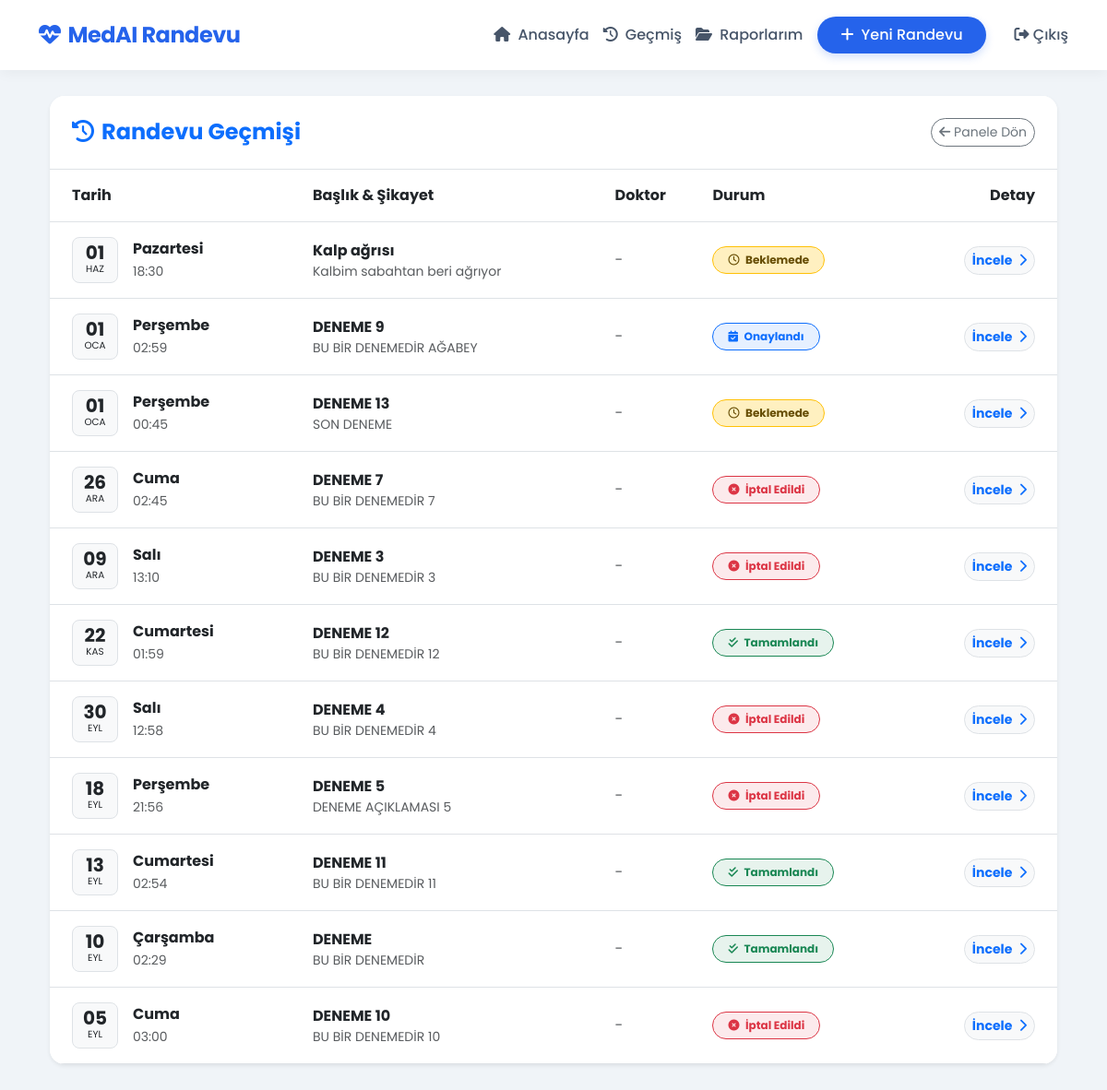
The page /history/ (signed in) on the database as committed earlier.
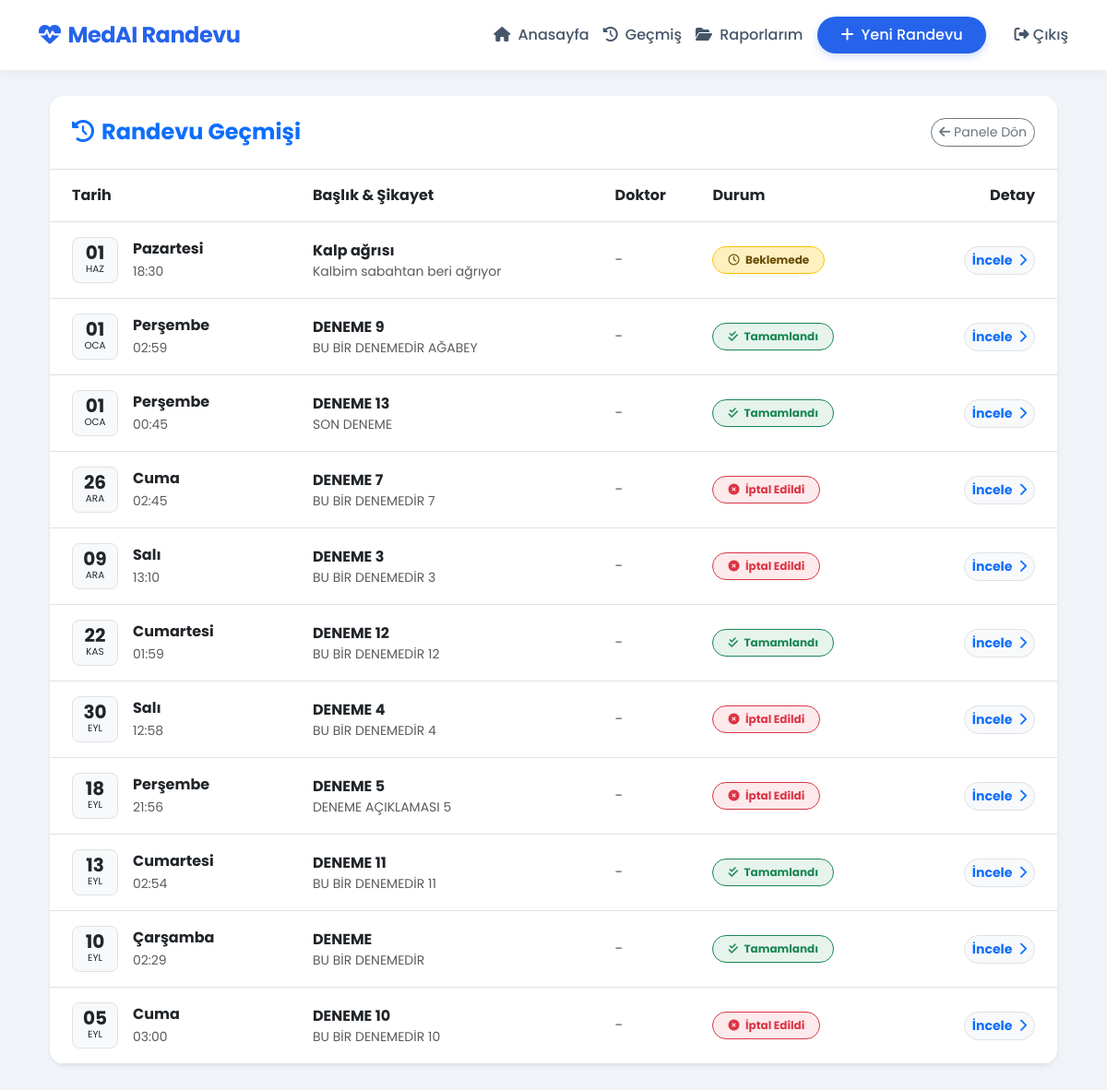
The same page on the database as committed later.
### appointments/models.py (models this page shows, shortened)
class Appointment(models.Model):
    user=models.ForeignKey(User,on_delete=models.CASCADE)
    title=models.CharField(verbose_name="Başlık",max_length=100)
    description=models.TextField(verbose_name="Açıklama")
    date=models.DateTimeField(verbose_name="Randevu Tarihi")
    status=models.ForeignKey(Status,on_delete=models.SET_NULL,null=True,verbose_name="Durum")
    doctor=models.ForeignKey(Doctor,on_delete=models.SET_NULL,null=True,blank=True,verbose_name="Doktor")
    document = models.FileField(upload_to='documents/', blank=True, null=True, verbose_name="Rapor/Dosya")

### appointments/views.py (the view)
# urls.py: path("history/", views.appointment_history, name="appointment_history"),
@login_required
def appointment_history(request):
    appointments = Appointment.objects.filter(user=request.user).filter(
        Q(date__lt=timezone.now()) |
        Q(status__name="Cancelled") |
        Q(status__name="Completed")
    ).order_by("-date")
    return render(request, "appointments/history.html", {"appointments": appointments})

### appointments/templates/appointments/history.html (shortened to what this page needs)
{% extends 'base.html' %}
{% block content %}
<div class="container py-4">
    <div class="card border-0 shadow-sm rounded-4 overflow-hidden">
        <div class="card-header bg-white py-4 px-4 border-bottom d-flex justify-content-between align-items-center">
            <h4 class="mb-0 fw-bold text-primary">
                <i class="fa-solid fa-clock-rotate-left me-2"></i>Randevu Geçmişi
            </h4>
            <a href="{% url 'dashboard' %}" class="btn btn-outline-secondary btn-sm rounded-pill">
                <i class="fa-solid fa-arrow-left"></i> Panele Dön
            </a>
        </div>
        <div class="card-body p-0">
            {% if appointments %}
                <div class="table-responsive">
                    <table class="table table-hover align-middle mb-0">
                        <thead class="bg-light text-secondary">
                            <tr>
                                <th class="ps-4 py-3">Tarih</th>
                                <th class="py-3">Başlık & Şikayet</th>
                                <th class="py-3">Doktor</th>
                                <th class="py-3">Durum</th>
                                <th class="text-end pe-4 py-3">Detay</th> </tr>
                        </thead>
                        <tbody>
                            {% for app in appointments %}
                            <tr>
                                <td class="ps-4 py-3">
                                    <div class="d-flex align-items-center">
                                        <div class="bg-light text-dark rounded-3 d-flex flex-column align-items-center justify-content-center me-3 border" style="width: 50px; height: 50px;">
                                            <span class="fw-bold fs-5" style="line-height: 1;">{{ app.date|date:"d" }}</span>
                                            <span class="small text-uppercase" style="font-size: 0.65rem;">{{ app.date|date:"M" }}</span>
                                        </div>
                                        <div>
                                            <div class="fw-bold text-dark">{{ app.date|date:"l" }}</div>
                                            <small class="text-muted">{{ app.date|date:"H:i" }}</small>
                                        </div>
                                    </div>
                                </td>
                                <td class="py-3">
                                    <div class="fw-bold text-dark">{{ app.title }}</div>
                                    <small class="text-muted text-truncate d-block" style="max-width: 250px;">
                                        {{ app.description }}
                                    </small>
                                </td>
                                <td class="py-3">
                                    {% if app.doctor %}
                                        <div class="d-flex align-items-center">
                                            <div class="bg-primary bg-opacity-10 rounded-circle d-flex align-items-center justify-content-center me-2" style="width: 35px; height: 35px;">
                                                <i class="fa-solid fa-user-doctor text-primary small"></i>
                                            </div>
                                            <div>
                                                <div class="fw-bold small text-dark">{{ app.doctor.name }}</div>
                                                <div class="text-muted small" style="font-size: 0.75rem;">{{ app.doctor.speciality }}</div>
                                            </div>
                                        </div>
                                    {% else %}
                                        <span class="text-muted">-</span>
                                    {% endif %}
                                </td>
                                <td class="py-3">
                                    {% if not app.status %}
                                        <span class="badge bg-secondary bg-opacity-25 text-secondary border border-secondary px-3 py-2 rounded-pill">
                                            <i class="fa-solid fa-circle-question me-1"></i> Durum Yok
                                        </span>
                                    {% elif app.status.name == 'Cancelled' or app.status.name == 'Iptal' %}
                                        <span class="badge bg-danger bg-opacity-10 text-danger border border-danger px-3 py-2 rounded-pill">
                                            <i class="fa-solid fa-circle-xmark me-1"></i> İptal Edildi
                                        </span>
                                    {% elif app.status.name == 'Completed' %}
                                        <div class="d-flex flex-column align-items-start gap-1">
                                            <span class="badge bg-success bg-opacity-10 text-success border border-success px-3 py-2 rounded-pill">
                                                <i class="fa-solid fa-check-double me-1"></i> Tamamlandı
                                            </span>
                                        </div>
                                    {% elif app.status.name == 'Approved' or app.status.name == 'Onaylandi' %}
                                        <span class="badge bg-primary bg-opacity-10 text-primary border border-primary px-3 py-2 rounded-pill">
                                            <i class="fa-solid fa-calendar-check me-1"></i> Onaylandı
                                        </span>
                                    {% elif app.status.name == 'Pending' %}
                                        <span class="badge bg-warning bg-opacity-25 text-warning-emphasis border border-warning px-3 py-2 rounded-pill">
                                            <i class="fa-regular fa-clock me-1"></i> Beklemede
                                        </span>
                                    {% else %}
                                        <span class="badge bg-secondary px-3 py-2 rounded-pill">
                                            {{ app.status.name }}
                                        </span>
                                    {% endif %}
                                </td>
                                <td class="text-end pe-4 py-3">
                                    <a href="{% url 'appointment_detail' app.pk %}" class="btn btn-sm btn-light border text-primary rounded-pill fw-bold hover-shadow">
                                        İncele <i class="fa-solid fa-chevron-right ms-1"></i>
                                    </a>
                                </td>
                            </tr>
                            {% endfor %}
                        </tbody>
                    </table>
                </div>
            {% endif %}
        </div>
    </div>
</div>
{% endblock %}

### templates/base.html (shortened to what this page needs)
{% load static %}
<!DOCTYPE html>
<html lang="tr">
<head>
    <link href="https://cdn.jsdelivr.net/npm/bootstrap@5.3.0/dist/css/bootstrap.min.css" rel="stylesheet">
    <link rel="stylesheet" href="https://cdnjs.cloudflare.com/ajax/libs/font-awesome/6.4.0/css/all.min.css">
</head>
<body>
    <nav class="navbar navbar-expand-lg fixed-top">
        <div class="container">
            <a href="{% url 'login_redirect' %}" class="navbar-brand">
                <i class="fa-solid fa-heart-pulse me-2"></i>MedAI Randevu
            </a>
            <div class="collapse navbar-collapse" id="navbarNav">
                <div class="ms-auto d-flex align-items-center">
                    {% if user.is_authenticated %}
                        <a href="{% url 'login_redirect' %}" class="nav-link">
                            <i class="fa-solid fa-house me-1"></i> Anasayfa
                        </a>
                        <a href="{% url 'appointment_history' %}" class="nav-link">
                            <i class="fa-solid fa-clock-rotate-left me-1"></i> Geçmiş
                        </a>
                        <a class="nav-link" href="{% url 'my_reports' %}">
                            <i class="fa-solid fa-folder-open me-1"></i> Raporlarım
                        </a>
                        <a href="{% url 'appointment_create' %}" class="nav-link btn btn-custom-nav ms-3">
                            <i class="fa-solid fa-plus me-1"></i> Yeni Randevu
                        </a>
                        <form method="POST" action="{% url 'logout' %}" class="d-inline ms-3">
                            <button type="submit" class="btn btn-link nav-link text-danger" style="text-decoration: none;">
                                <i class="fa-solid fa-right-from-bracket"></i> Çıkış
                            </button>
                        </form>
                    {% else %}
                        <a href="{% url 'login' %}" class="nav-link">Giriş Yap</a>
                        <a href="{% url 'register' %}" class="btn btn-custom-nav ms-3">Kayıt Ol</a>
                    {% endif %}
                </div>
            </div>
        </div>
    </nav>
    <div class="container mb-5">
        {% block content %}{% endblock %}
    </div>
</body>
</html>

### templates/base.html (style rules this page uses)
:root { --primary-color: #2563eb; --secondary-color: #64748b; --bg-color: #f0f4f8; --card-shadow: 0 4px 6px -1px rgba(0, 0, 0, 0.1), 0 2px 4px -1px rgba(0, 0, 0, 0.06); }
body { font-family: 'Poppins', sans-serif; background-color: var(--bg-color); color: #1e293b; margin-top: 80px; }
.navbar { background-color: #ffffff !important; box-shadow: 0 2px 15px rgba(0,0,0,0.05); padding: 15px 0; backdrop-filter: blur(10px); }
.navbar-brand { font-weight: 700; color: var(--primary-color) !important; font-size: 1.5rem; letter-spacing: -0.5px; }
.nav-link { color: #475569 !important; font-weight: 500; margin-left: 15px; transition: all 0.3s; }
.btn-custom-nav { background-color: var(--primary-color); color: white !important; border-radius: 50px; padding: 8px 25px; box-shadow: 0 4px 10px rgba(37, 99, 235, 0.2); transition: all 0.3s; }
.card { border: none; border-radius: 16px; box-shadow: var(--card-shadow); background: white; transition: transform 0.2s; }

Rows that differ between the two databases and show on the page:
changed Appointment "DENEME 9": status_id "Onaylandı" → "Tamamlandı"
changed Appointment "DENEME 13": status_id "Beklemede" → "Tamamlandı"
